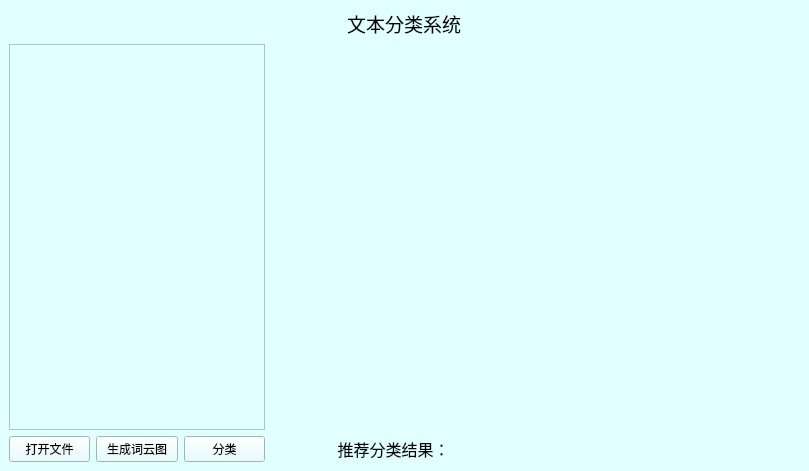
<?xml version="1.0" encoding="UTF-8"?>
<ui version="4.0">
 <class>MainWindow</class>
 <widget class="QMainWindow" name="MainWindow">
  <property name="geometry">
   <rect>
    <x>0</x>
    <y>0</y>
    <width>809</width>
    <height>471</height>
   </rect>
  </property>
  <property name="sizePolicy">
   <sizepolicy hsizetype="Maximum" vsizetype="Maximum">
    <horstretch>0</horstretch>
    <verstretch>0</verstretch>
   </sizepolicy>
  </property>
  <property name="minimumSize">
   <size>
    <width>809</width>
    <height>471</height>
   </size>
  </property>
  <property name="windowTitle">
   <string>文本分类系统</string>
  </property>
  <property name="windowIcon">
   <iconset>
    <normaloff>classfy_icon.png</normaloff>classfy_icon.png</iconset>
  </property>
  <property name="styleSheet">
   <string notr="true">background-color: rgb(224, 255, 254);</string>
  </property>
  <widget class="QWidget" name="centralwidget">
   <property name="minimumSize">
    <size>
     <width>809</width>
     <height>471</height>
    </size>
   </property>
   <layout class="QGridLayout" name="gridLayout">
    <item row="0" column="0" colspan="2">
     <layout class="QVBoxLayout" name="vertical_ttitle">
      <item alignment="Qt::AlignHCenter">
       <widget class="QLabel" name="label1">
        <property name="font">
         <font>
          <family>Agency FB</family>
          <pointsize>14</pointsize>
         </font>
        </property>
        <property name="text">
         <string>文本分类系统</string>
        </property>
        <property name="textFormat">
         <enum>Qt::AutoText</enum>
        </property>
       </widget>
      </item>
     </layout>
    </item>
    <item row="1" column="1">
     <layout class="QHBoxLayout" name="horizontalLayout_2">
      <item>
       <widget class="QLabel" name="picturelabel">
        <property name="sizePolicy">
         <sizepolicy hsizetype="Expanding" vsizetype="Preferred">
          <horstretch>100</horstretch>
          <verstretch>0</verstretch>
         </sizepolicy>
        </property>
        <property name="styleSheet">
         <string notr="true"/>
        </property>
        <property name="text">
         <string/>
        </property>
       </widget>
      </item>
     </layout>
    </item>
    <item row="2" column="1">
     <layout class="QHBoxLayout" name="horizontalLayout_3">
      <item>
       <widget class="QLabel" name="label2">
        <property name="font">
         <font>
          <family>Arial</family>
          <pointsize>12</pointsize>
         </font>
        </property>
        <property name="text">
         <string>               推荐分类结果：</string>
        </property>
       </widget>
      </item>
      <item>
       <widget class="QLabel" name="label3">
        <property name="font">
         <font>
          <family>Arial</family>
          <pointsize>12</pointsize>
         </font>
        </property>
        <property name="text">
         <string/>
        </property>
       </widget>
      </item>
     </layout>
    </item>
    <item row="1" column="0">
     <layout class="QVBoxLayout" name="verticalLayout">
      <item>
       <widget class="QTextEdit" name="textEdit">
        <property name="sizePolicy">
         <sizepolicy hsizetype="Minimum" vsizetype="Expanding">
          <horstretch>0</horstretch>
          <verstretch>0</verstretch>
         </sizepolicy>
        </property>
        <property name="font">
         <font>
          <family>Arial</family>
          <pointsize>12</pointsize>
         </font>
        </property>
       </widget>
      </item>
     </layout>
    </item>
    <item row="2" column="0">
     <layout class="QHBoxLayout" name="horizontalLayout">
      <item>
       <widget class="QPushButton" name="pushButtonop">
        <property name="text">
         <string>打开文件</string>
        </property>
       </widget>
      </item>
      <item>
       <widget class="QPushButton" name="pushButtonciyun">
        <property name="text">
         <string>生成词云图</string>
        </property>
       </widget>
      </item>
      <item>
       <widget class="QPushButton" name="pushButtoncl">
        <property name="text">
         <string>分类</string>
        </property>
       </widget>
      </item>
     </layout>
    </item>
   </layout>
  </widget>
 </widget>
 <resources/>
 <connections/>
</ui>
